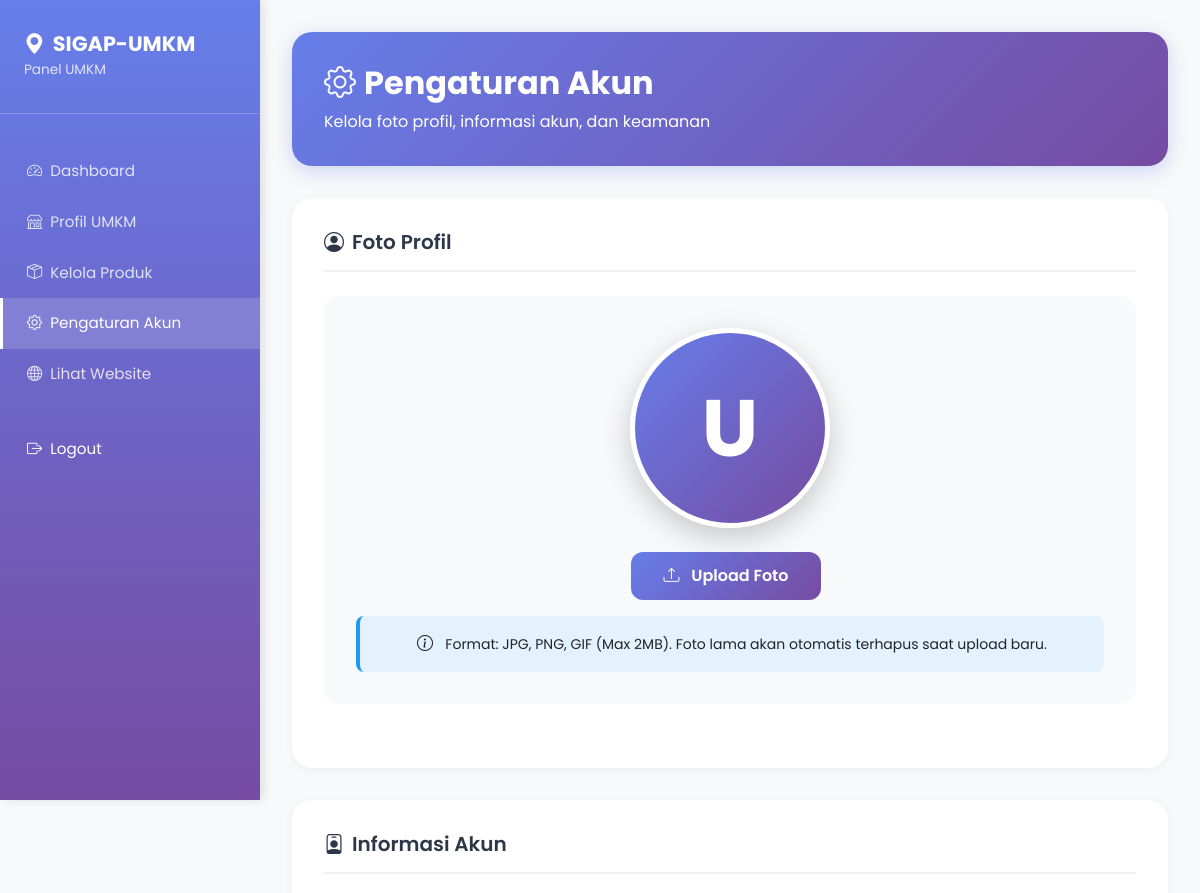
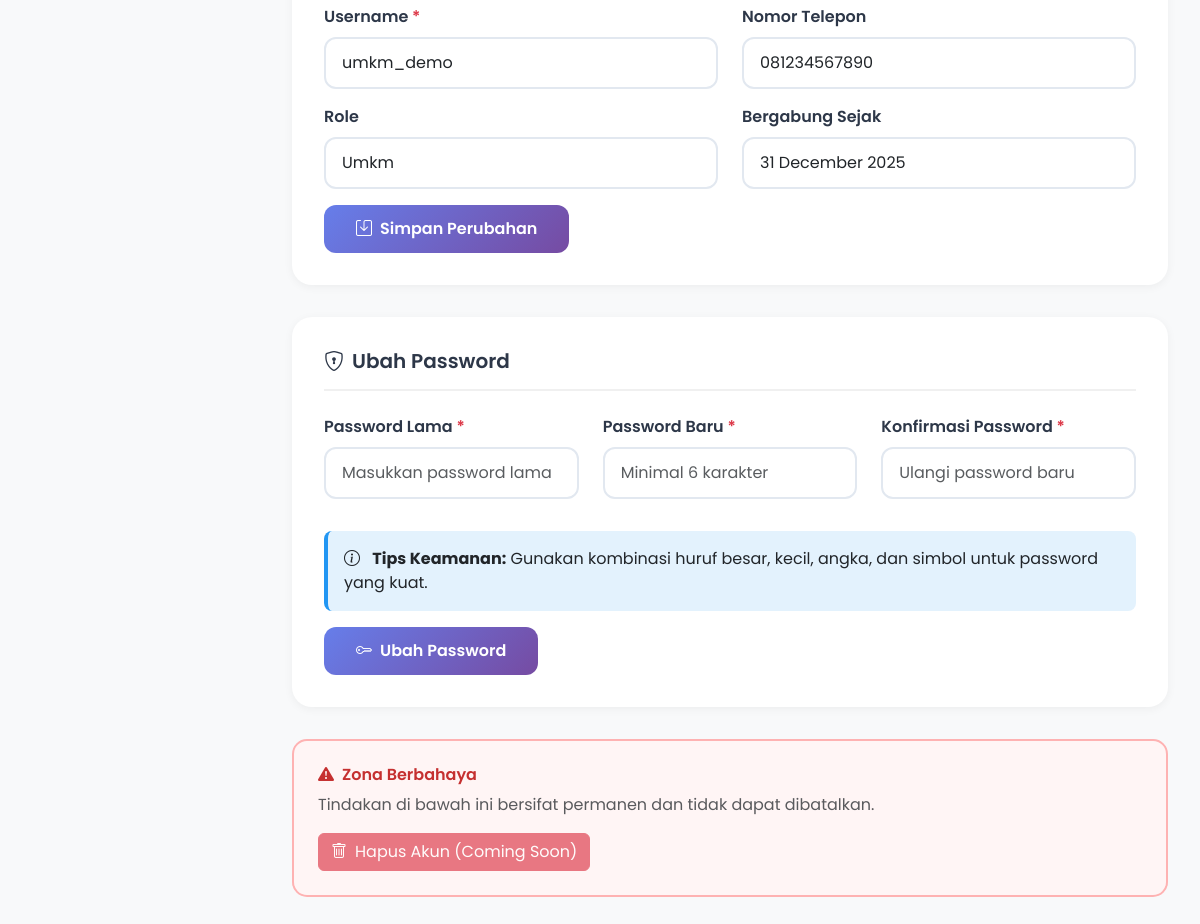
The app's page /umkm/settings.php (signed in) with its own data (2 pictures, top to bottom).
### tables this page shows
CREATE TABLE users (
    id INT AUTO_INCREMENT PRIMARY KEY,
    username VARCHAR(50) UNIQUE NOT NULL,
    password VARCHAR(255) NOT NULL,
    role ENUM('admin', 'umkm') NOT NULL DEFAULT 'umkm',
    foto_profil VARCHAR(255) NULL,
    no_telepon VARCHAR(20) NULL,
    created_at TIMESTAMP DEFAULT CURRENT_TIMESTAMP,
    updated_at TIMESTAMP DEFAULT CURRENT_TIMESTAMP ON UPDATE CURRENT_TIMESTAMP,
    INDEX idx_username (username)
);

### umkm/settings.php (the view, shortened to what this page needs)
<?php
$database = new Database();
$conn = $database->getConnection();
$query = "SELECT * FROM users WHERE id = :id LIMIT 1";
$stmt = $conn->prepare($query);
$stmt->bindParam(':id', $_SESSION['user_id']);
$stmt->execute();
$user = $stmt->fetch();
?>
<!DOCTYPE html>
<html lang="id">
<head>
    <link href="https://cdn.jsdelivr.net/npm/bootstrap@5.3.2/dist/css/bootstrap.min.css" rel="stylesheet">
    <link rel="stylesheet" href="https://cdn.jsdelivr.net/npm/bootstrap-icons@1.11.1/font/bootstrap-icons.css">
</head>
<body>
    <nav class="sidebar">
        <div class="sidebar-brand">
            <h4><i class="bi bi-geo-alt-fill me-2"></i>SIGAP-UMKM</h4>
            <small>Panel UMKM</small>
        </div>
        <ul class="nav flex-column">
            <li class="nav-item">
                <a class="nav-link" href="index.php">
                    <i class="bi bi-speedometer2 me-2"></i>Dashboard
                </a>
            </li>
            <li class="nav-item">
                <a class="nav-link" href="profil.php">
                    <i class="bi bi-shop me-2"></i>Profil UMKM
                </a>
            </li>
            <li class="nav-item">
                <a class="nav-link" href="produk.php">
                    <i class="bi bi-box-seam me-2"></i>Kelola Produk
                </a>
            </li>
            <li class="nav-item">
                <a class="nav-link active" href="settings.php">
                    <i class="bi bi-gear me-2"></i>Pengaturan Akun
                </a>
            </li>
            <li class="nav-item">
                <a class="nav-link" href="../index.php">
                    <i class="bi bi-globe me-2"></i>Lihat Website
                </a>
            </li>
            <li class="nav-item mt-4">
                <a class="nav-link text-white" href="../auth/logout.php">
                    <i class="bi bi-box-arrow-right me-2"></i>Logout
                </a>
            </li>
        </ul>
    </nav>
    <div class="content-wrapper">
        <div class="page-header">
            <h1><i class="bi bi-gear me-2"></i>Pengaturan Akun</h1>
            <p class="mb-0 opacity-90">Kelola foto profil, informasi akun, dan keamanan</p>
        </div>
        <div class="settings-card">
            <h5><i class="bi bi-person-circle me-2"></i>Foto Profil</h5>
            <div class="profile-photo-section">
                <?php if ($user['foto_profil']): ?>
                    <img src="../uploads/users/<?= htmlspecialchars($user['foto_profil']) ?>"
                         class="profile-photo" alt="Foto Profil">
                <?php else: ?>
                    <div class="profile-placeholder">
                        <?= strtoupper(substr($user['username'], 0, 1)) ?>
                    </div>
                <?php endif; ?>
                <div>
                    <form method="POST" enctype="multipart/form-data" class="d-inline">
                        <label for="foto_profil" class="btn btn-gradient me-2">
                            <i class="bi bi-upload me-2"></i>
                            <?= $user['foto_profil'] ? 'Ganti Foto' : 'Upload Foto' ?>
                        </label>
                    </form>
                </div>
                <div class="info-box mt-3">
                    <i class="bi bi-info-circle me-2"></i>
                    <small>Format: JPG, PNG, GIF (Max 2MB). Foto lama akan otomatis terhapus saat upload baru.</small>
                </div>
            </div>
        </div>
        <div class="settings-card">
            <h5><i class="bi bi-person-badge me-2"></i>Informasi Akun</h5>
            <form method="POST">
                <div class="row">
                    <div class="col-md-6 mb-3">
                        <label class="form-label">Username <span class="text-danger">*</span></label>
                        <input type="text" name="username" class="form-control" required
                               value="<?= htmlspecialchars($user['username']) ?>">
                    </div>
                    <div class="col-md-6 mb-3">
                        <label class="form-label">Nomor Telepon</label>
                        <input type="tel" name="no_telepon" class="form-control"
                               value="<?= htmlspecialchars($user['no_telepon'] ?? '') ?>"
                               placeholder="Contoh: 081234567890">
                    </div>
                    <div class="col-md-6 mb-3">
                        <label class="form-label">Role</label>
                        <input type="text" class="form-control" readonly
                               value="<?= ucfirst($user['role']) ?>">
                    </div>
                    <div class="col-md-6 mb-3">
                        <label class="form-label">Bergabung Sejak</label>
                        <input type="text" class="form-control" readonly
                               value="<?= date('d F Y', strtotime($user['created_at'])) ?>">
                    </div>
                </div>
                <button type="submit" name="update_info" class="btn btn-gradient">
                    <i class="bi bi-save me-2"></i>Simpan Perubahan
                </button>
            </form>
        </div>
        <div class="settings-card">
            <h5><i class="bi bi-shield-lock me-2"></i>Ubah Password</h5>
            <form method="POST">
                <div class="row">
                    <div class="col-md-4 mb-3">
                        <label class="form-label">Password Lama <span class="text-danger">*</span></label>
                        <input type="password" name="password_lama" class="form-control" required
                               placeholder="Masukkan password lama">
                    </div>
                    <div class="col-md-4 mb-3">
                        <label class="form-label">Password Baru <span class="text-danger">*</span></label>
                        <input type="password" name="password_baru" class="form-control" required
                               placeholder="Minimal 6 karakter" minlength="6">
                    </div>
                    <div class="col-md-4 mb-3">
                        <label class="form-label">Konfirmasi Password <span class="text-danger">*</span></label>
                        <input type="password" name="password_konfirmasi" class="form-control" required
                               placeholder="Ulangi password baru">
                    </div>
                </div>
                <div class="info-box">
                    <i class="bi bi-info-circle me-2"></i>
                    <strong>Tips Keamanan:</strong> Gunakan kombinasi huruf besar, kecil, angka, dan simbol untuk password yang kuat.
                </div>
                <button type="submit" name="change_password" class="btn btn-gradient mt-3">
                    <i class="bi bi-key me-2"></i>Ubah Password
                </button>
            </form>
        </div>
        <div class="danger-zone">
            <h6><i class="bi bi-exclamation-triangle-fill me-2"></i>Zona Berbahaya</h6>
            <p class="text-muted mb-3">Tindakan di bawah ini bersifat permanen dan tidak dapat dibatalkan.</p>
            <button class="btn btn-danger" disabled>
                <i class="bi bi-trash me-2"></i>Hapus Akun (Coming Soon)
            </button>
        </div>
    </div>
</body>
</html>

### umkm/settings.php (style rules this page uses)
* { font-family: 'Poppins', sans-serif; }
body { background: #f8f9fa; }
.sidebar { position: fixed; top: 0; left: 0; height: 100vh; width: 260px; background: linear-gradient(180deg, #667eea 0%, #764ba2 100%); padding: 2rem 0; z-index: 1000; box-shadow: 4px 0 10px rgba(0, 0, 0, 0.1); }
.sidebar-brand { padding: 0 1.5rem 2rem; border-bottom: 1px solid rgba(255, 255, 255, 0.2); margin-bottom: 2rem; }
.sidebar-brand h4 { color: white; font-weight: 700; margin: 0; font-size: 1.3rem; }
.sidebar-brand small { color: rgba(255, 255, 255, 0.8); font-size: 0.85rem; }
.nav-link { color: rgba(255, 255, 255, 0.8); padding: 0.875rem 1.5rem; transition: all 0.3s; border-left: 3px solid transparent; font-size: 0.95rem; }
.nav-link:hover, .nav-link.active { color: white; background: rgba(255, 255, 255, 0.15); border-left-color: white; }
.content-wrapper { margin-left: 260px; padding: 2rem; min-height: 100vh; }
.page-header { background: linear-gradient(135deg, #667eea 0%, #764ba2 100%); color: white; padding: 2rem; border-radius: 20px; box-shadow: 0 5px 20px rgba(102, 126, 234, 0.3); margin-bottom: 2rem; }
.page-header h1 { font-size: 2rem; font-weight: 700; margin: 0 0 0.5rem 0; }
.settings-card { background: white; border-radius: 20px; padding: 2rem; box-shadow: 0 2px 10px rgba(0, 0, 0, 0.05); margin-bottom: 2rem; }
.settings-card h5 { font-weight: 600; color: #2d3748; margin-bottom: 1.5rem; padding-bottom: 1rem; border-bottom: 2px solid #f0f0f0; }
.profile-photo-section { text-align: center; padding: 2rem; background: #f8f9fa; border-radius: 15px; margin-bottom: 2rem; }
.profile-placeholder { width: 200px; height: 200px; border-radius: 50%; background: linear-gradient(135deg, #667eea 0%, #764ba2 100%); display: inline-flex; align-items: center; justify-content: center; color: white; font-size: 5rem; font-weight: 700; border: 5px solid white; box-shadow: 0 10px 30px rgba(0, 0, 0, 0.2); margin-bottom: 1.5rem; }
.form-label { font-weight: 600; color: #2d3748; margin-bottom: 0.5rem; }
.form-control { padding: 0.75rem 1rem; border-radius: 12px; border: 2px solid #e2e8f0; transition: all 0.3s; }
.btn-gradient { background: linear-gradient(135deg, #667eea 0%, #764ba2 100%); color: white; border: none; padding: 0.75rem 2rem; font-weight: 600; border-radius: 12px; transition: all 0.3s; }
.info-box { background: #e3f2fd; border-left: 4px solid #2196f3; padding: 1rem; border-radius: 8px; margin-top: 1rem; }
.danger-zone { background: #fff5f5; border: 2px solid #feb2b2; border-radius: 15px; padding: 1.5rem; margin-top: 2rem; }
.danger-zone h6 { color: #c53030; font-weight: 600; margin-bottom: 0.5rem; }

### records on screen
users: username "U", username "umkm_demo", no_telepon "081234567890", role "Umkm", created_at "31 December 2025"
